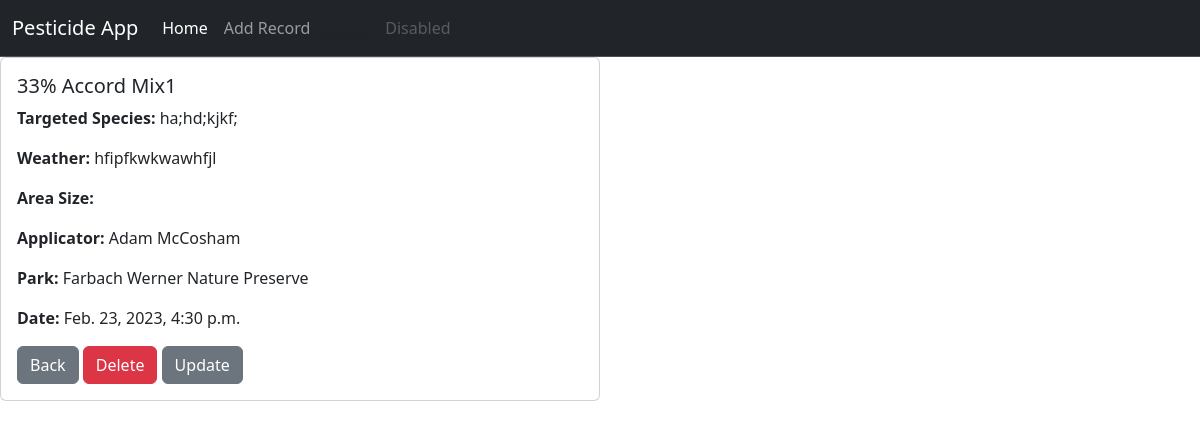
Page /pesticides/9/ on the committed database.
### pesticides/models.py (models this page shows, shortened)
class Record(models.Model):
    applicator = models.ForeignKey(Applicator, models.DO_NOTHING)
    park = models.ForeignKey(Park, models.DO_NOTHING)
    formula = models.ForeignKey(Formula, models.DO_NOTHING)
    area_size = models.CharField(max_length=100)
    date = models.DateTimeField()
    targeted_species = models.CharField(max_length=200,null=False)
    weather = models.CharField(
        max_length=200,
        null=False,
        blank=False,
    )
    wind = models.CharField

class Formula(models.Model):
    PERCENT_CONCENTRATION = 'P'
    GALLON_CONCENTATION = 'G'
    CONCENTRATION_CHOICES = [
        (PERCENT_CONCENTRATION, "%"),
        (GALLON_CONCENTATION, "/gallon")
    ]
    name = models.CharField(max_length=200, blank=False, null=False)
    pesticide = models.ForeignKey(Pesticide, on_delete=models.CASCADE)
    adjuvant = models.ForeignKey(Adjuvant, on_delete=models.CASCADE)
    pesticide_amount = models.DecimalField(max_length=20,
                                 max_digits=6,
                                 decimal_places=3,
                                 null=True
                                )
    concentration = models.CharField(
        max_length=2,
        choices=CONCENTRATION_CHOICES,
        default=PERCENT_CONCENTRATION
    )
    adjuvant_amount = models.DecimalField(max_length=20,
                                 max_digits=4,
                                 decimal_places=3,
                                 null=True
                                )
    adjuvant_concentration = models.CharField(
        max_length=2,
        choices=CONCENTRATION_CHOICES,
        default=PERCENT_CONCENTRATION
    )
    def __str__(self):
        return self.name

class Applicator(models.Model):
    first_name = models.CharField(
        max_length=200,
        null=False,
        blank=False,
    )
    last_name = models.CharField(
        max_length=200,
    )
    applicator_number = models.CharField(
        max_length=20,
        null=True,
        blank=True,
    )
    home_park = models.ForeignKey(Park, models.SET_NULL, blank=True,null=True)
    def __str__(self):
        return self.first_name + " " + self.last_name

class Park(models.Model):
    name = models.CharField(
        max_length=200,
        null=False,
        blank=False,
    )
    abbreviation = models.CharField(
        max_length=10,
        null=True,
        blank=True
    )
    region = models.ForeignKey(Region, models.SET_NULL, blank=True,null=True)
    def __str__(self):
        return self.name

### pesticides/views.py (the view)
# urls.py: path("<int:record_id>/", views.detail, name="detail"),
def detail(request, record_id):
    pesticide_record = Record.objects.get(id=record_id)
    context = {'record': pesticide_record}
    return render(request, 'pesticides/detail.html', context)

### pesticides/templates/pesticides/detail.html
{% extends 'pesticides/base.html' %}
{% block content %}
<div class="card w-50">
    <div class="card-body">
      <h5 class="card-title">{{ record.formula }} </h5>
      <p class="card-text"><strong>Targeted Species: </strong>{{ record.targeted_species }}</p>
    <p class="card-text"><strong>Weather: </strong> {{ record.weather }}</p>
      <p class="card-text"><strong>Area Size: </strong> {{ record.area_size }}</p>
      <p class="card-text"><strong>Applicator: </strong> {{ record.applicator }}</p>
      <p class="card-text"><strong>Park: </strong>{{ record.park }}</p>
      <p class="card-text"><strong>Date: </strong>{{ record.date }}</p>
      <a href="{% url 'pesticides:index' %}" class="btn btn-secondary">Back</a>
      <a href="{% url 'pesticides:delete_record' record.id %}" class="btn btn-danger">Delete</a>
      <a href="{% url 'pesticides:update_record' record.id %}" class="btn btn-secondary">Update</a>
    </div>
  </div>
{% endblock %}

### rows in the picture
Record: formula "33% Accord Mix1", targeted_species "ha;hd;kjkf;", weather "hfipfkwkwawhfjl", applicator "Adam McCosham", park "Farbach Werner Nature Preserve", date "Feb. 23, 2023, 4:30 p.m."
